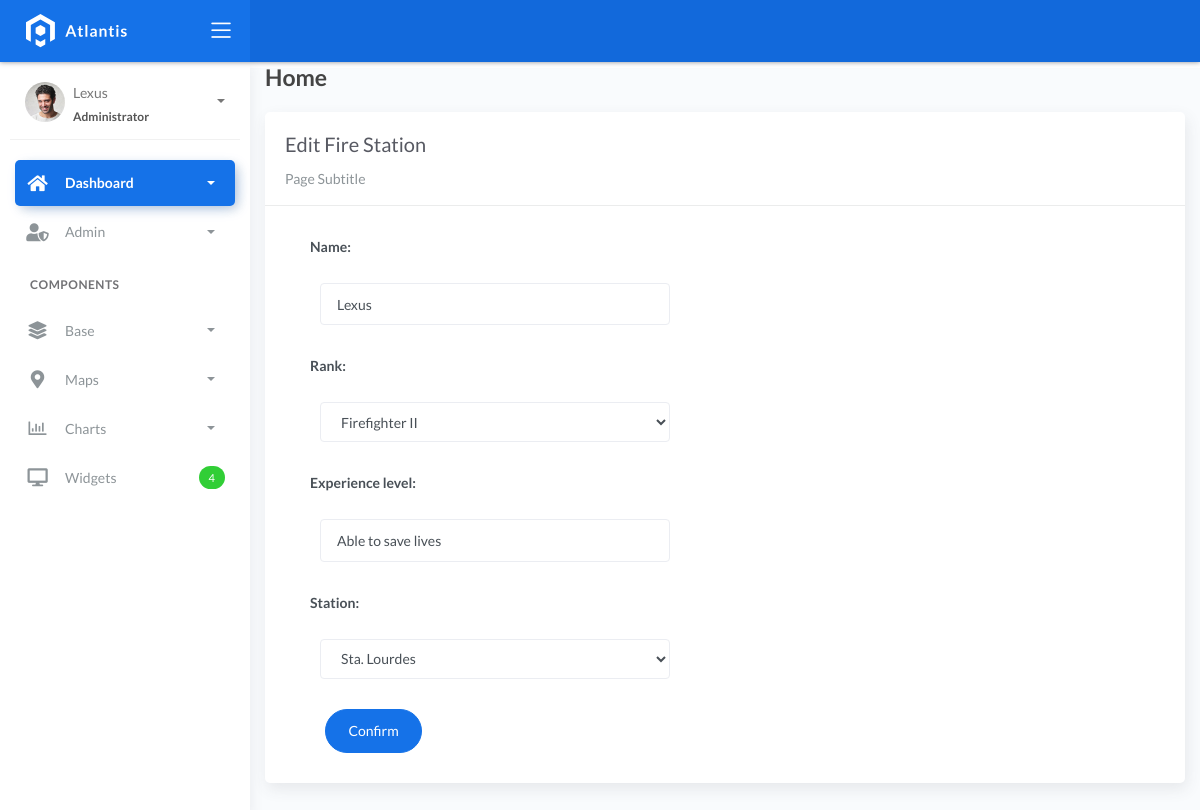
/firefighters_list/1, run on the app's committed database.
### fire/models.py (models this page shows, shortened)
class BaseModel(models.Model):
    created_at = models.DateTimeField(auto_now_add=True, db_index=True)
    updated_at = models.DateTimeField(auto_now=True)
    class Meta:
        abstract = True

class Firefighters(BaseModel):
    XP_CHOICES = (
        ('Probationary Firefighter', 'Probationary Firefighter'),
        ('Firefighter I', 'Firefighter I'),
        ('Firefighter II', 'Firefighter II'),
        ('Firefighter III', 'Firefighter III'),
        ('Driver', 'Driver'),
        ('Captain', 'Captain'),
        ('Battalion Chief', 'Battalion Chief'),)
    name = models.CharField(max_length=150)
    rank = models.CharField(max_length=150, choices=XP_CHOICES)
    experience_level = models.CharField(max_length=150)
    station = models.ForeignKey(FireStation, on_delete=models.CASCADE)

### fire/views.py (the view)
# urls.py: path('firefighters_list/<pk>', FireFightersUpdateView.as_view(), name='firefighters-update'),
class FireFightersUpdateView(UpdateView):
    model = Firefighters
    form_class = FireFightersForm
    template_name = 'Firefighters_edit.html'
    success_url = reverse_lazy('firefighters-list')

### fire/forms.py
class FireFightersForm(ModelForm):
    class Meta:
        model= Firefighters
        fields = "__all__"

### fire/models.py (called while the page is built)
    def __str__(self):
        return f"{self.name}"

### templates/Firefighters_edit.html
{% extends 'base.html' %} {% load static %} {% block content %}
<div class="content">
    <div class="container-fluid">
        <h4 class="page-title">Home</h4>
        <div class="row">
            <div class="col-md-12">
                <div class="card">
                    <div class="card-header">
                        <div class="card-title">Edit Fire Station</div>
                        <div class="card-category">Page Subtitle</div>
                    </div>
                    <div class="col-md-6">
                        <div class="card-body">
                            <form class="" action="" method="post" novalidate>
                                {% csrf_token %} {% include 'includes/form.html' %}
                                <div class="form-group">
                                    <div class="col-md-12 col-sm-3">
                                        <button type="submit" class="btn btn-primary btn-rounded">Confirm</button>
                                    </div>
                                </div>
                            </form>
                        </div>
                    </div>
                </div>
            </div>
        </div>
    </div>
</div>
{% endblock %}

### templates/includes/form.html (shortened to what this page needs)
{% load widget_tweaks %}
{% for field in form %}
<div class="field item form-group">
    <label>{{ field.label_tag }}</label>
  <div class="form-group">
    {% render_field field class="form-control" %}
  </div>
</div>
{% endfor %}

### data on the page
Firefighters: name "Lexus" "Firefighter II" "Able to save lives" "Sta. Lourdes"

### other printed values
{{ field.label_tag }} "Name:" "Rank:" "Experience level:" "Station:"
